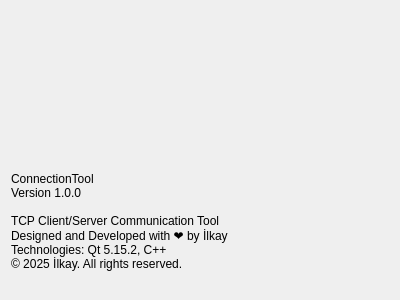
<?xml version="1.0" encoding="UTF-8"?>
<ui version="4.0">
 <class>AboutDialog</class>
 <widget class="QDialog" name="AboutDialog">
  <property name="geometry">
   <rect>
    <x>0</x>
    <y>0</y>
    <width>400</width>
    <height>300</height>
   </rect>
  </property>
  <property name="windowTitle">
   <string>Dialog</string>
  </property>
  <layout class="QVBoxLayout" name="verticalLayout">
   <item>
    <widget class="QLabel" name="logoLabel">
     <property name="text">
      <string/>
     </property>
    </widget>
   </item>
   <item>
    <widget class="QLabel" name="label">
     <property name="text">
      <string>ConnectionTool
Version 1.0.0

TCP Client/Server Communication Tool
Designed and Developed with ❤️ by İlkay
Technologies: Qt 5.15.2, C++
© 2025 İlkay. All rights reserved.</string>
     </property>
    </widget>
   </item>
  </layout>
 </widget>
 <resources/>
 <connections/>
</ui>
